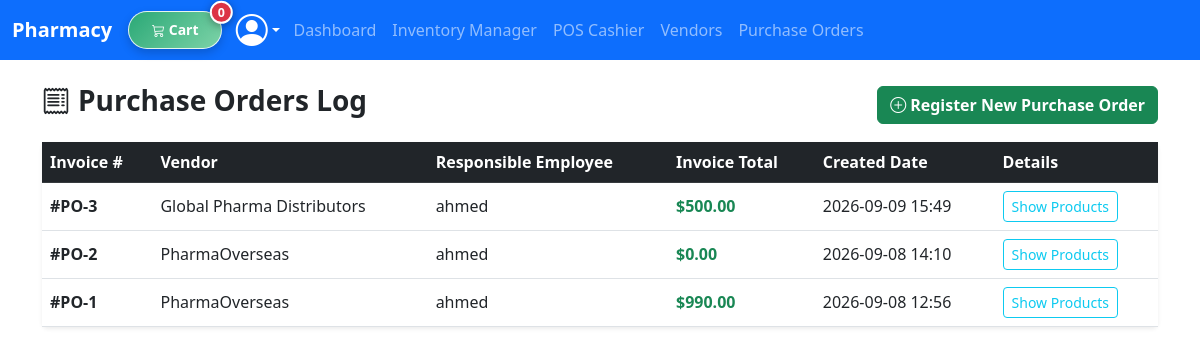
The app's page /erp/purchases/ (signed in) with its own data.
### pharmacy/models.py (models this page shows, shortened)
class PurchaseOrder(models.Model):
    vendor = models.ForeignKey(Vendor, on_delete=models.PROTECT, related_name="purchase_orders")
    created_by = models.ForeignKey(User, on_delete=models.PROTECT, related_name="created_purchases")
    total_amount = models.DecimalField(max_digits=12, decimal_places=2, default=0.00)
    created_at = models.DateTimeField(auto_now_add=True)

class Vendor(models.Model):
    name = models.CharField(max_length=150)
    company_name = models.CharField(max_length=150, blank=True, null=True)
    phone_number = models.CharField(max_length=20)
    email = models.EmailField(blank=True, null=True)
    address = models.TextField(blank=True, null=True)

class User(AbstractUser):
    class Role(models.TextChoices):
        ADMIN = "ADMIN", "Admin"
        EMPLOYEE = "EMPLOYEE", "Employee / Pharmacist"
        CLIENT = "CLIENT", "Client / Customer"
    role = models.CharField(max_length=20, choices=Role.choices, default=Role.CLIENT)
    phone_number = models.CharField(max_length=20, blank=True, null=True)
    address = models.TextField(blank=True, null=True)
    balance = models.DecimalField(max_digits=10, decimal_places=2, default=0.00)
    def is_employee_or_admin(self):
        return self.role in [self.Role.EMPLOYEE, self.Role.ADMIN] or self.is_superuser

### pharmacy/views.py (the view)
# urls.py: path('erp/purchases/', views.erp_purchase_order_list, name='erp_purchases'),
@employee_required
def erp_purchase_order_list(request):
    orders = PurchaseOrder.objects.select_related('vendor', 'created_by').prefetch_related('items__product').order_by('-created_at')
    return render(request, 'pharmacy/erp/purchase_orders.html', {'orders': orders})

### pharmacy/templates/pharmacy/erp/purchase_orders.html (shortened to what this page needs)
{% extends "pharmacy/layout.html" %}
{% load i18n %}
{% block body %}
<div class="container my-4">
    <div class="d-flex justify-content-between align-items-center mb-3">
        <h3 class="fw-bold"><i class="bi bi-receipt me-2"></i>{% trans "Purchase Orders Log" %}</h3>
        <a href="{% url 'erp_purchase_create' %}" class="btn btn-success fw-bold">
            <i class="bi bi-plus-circle me-1"></i>{% trans "Register New Purchase Order" %}
        </a>
    </div>
    <div class="card shadow-sm border-0">
        <div class="card-body p-0">
            <div class="table-responsive">
                <table class="table table-hover align-middle mb-0">
                    <thead class="table-dark">
                        <tr>
                            <th>{% trans "Invoice #" %}</th>
                            <th>{% trans "Vendor" %}</th>
                            <th>{% trans "Responsible Employee" %}</th>
                            <th>{% trans "Invoice Total" %}</th>
                            <th>{% trans "Created Date" %}</th>
                            <th>{% trans "Details" %}</th>
                        </tr>
                    </thead>
                    <tbody>
                        {% for order in orders %}
                        <tr>
                            <td><strong>#PO-{{ order.id }}</strong></td>
                            <td>{{ order.vendor.company_name|default:order.vendor.name }}</td>
                            <td>{{ order.created_by.username|default:"-" }}</td>
                            <td class="text-success fw-bold">${{ order.total_amount }}</td>
                            <td>{{ order.created_at|date:"Y-m-d H:i" }}</td>
                            <td>
                                <button class="btn btn-sm btn-outline-info" type="button" data-bs-toggle="collapse" data-bs-target="#order-details-{{ order.id }}">
                                    {% trans "Show Products" %}
                                </button>
                            </td>
                        </tr>
                        {% empty %}
                        <tr>
                            <td colspan="6" class="text-center py-4 text-muted">{% trans "No purchase invoices have been registered yet." %}</td>
                        </tr>
                        {% endfor %}
                    </tbody>
                </table>
            </div>
        </div>
    </div>
</div>
{% endblock %}

### pharmacy/static/pharmacy/styles.css (style rules this page uses)
html, body { margin: 0; padding: 0; width: 100%; overflow-x: hidden; }
body { padding-top: 60px; }
*, *::before, *::after { box-sizing: border-box; }

### records on screen
PurchaseOrder: id "3", vendor.company_name "Global Pharma Distributors", created_by.username "ahmed", total_amount "500.00", created_at "2026-09-09 15:49"
PurchaseOrder: id "2", vendor.company_name "PharmaOverseas", created_by.username "ahmed", total_amount "0.00", created_at "2026-09-08 14:10"
PurchaseOrder: id "1", vendor.company_name "PharmaOverseas", created_by.username "ahmed", total_amount "990.00", created_at "2026-09-08 12:56"
